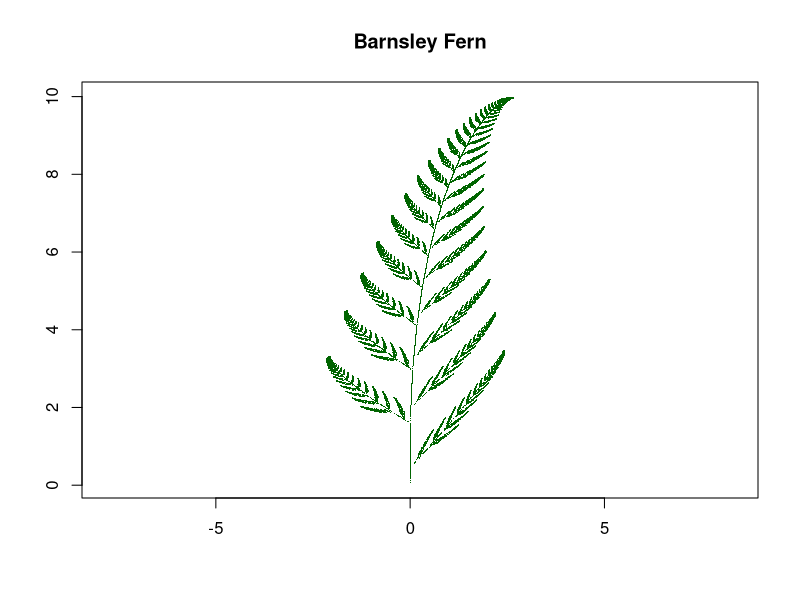

This figure's R source:
# @author: my@daisg.com
# @date: 2025-10-29
# @version: 0.1
# Copyright (c) 2025 daisg
# SPDX-License-Identifier: GPL-3
# @brief/ Description
# 迭代函数系统 (IFS) 蕨类植物分形
fern_ifs <- function(n=10000) {
  points <- matrix(0, nrow=n, ncol=2)
  x <- 0; y <- 0
  
  for (i in 1:n) {
    r <- runif(1)
    
    if (r <= 0.01) {
      # 变换1：茎
      x <- 0
      y <- 0.16 * y
    } else if (r <= 0.86) {
      # 变换2：小叶子
      x <- 0.85 * x + 0.04 * y
      y <- -0.04 * x + 0.85 * y + 1.6
    } else if (r <= 0.93) {
      # 变换3：左边大叶子
      x <- 0.2 * x - 0.26 * y
      y <- 0.23 * x + 0.22 * y + 1.6
    } else {
      # 变换4：右边大叶子
      x <- -0.15 * x + 0.28 * y
      y <- 0.26 * x + 0.24 * y + 0.44
    }
    
    points[i,] <- c(x, y)
  }
  
  return(points)
}

# 绘制蕨类植物
fern_points <- fern_ifs(50000)
plot(fern_points, pch=".", cex=0.5, col="darkgreen", 
     xlab="", ylab="", main="Barnsley Fern", asp=1)